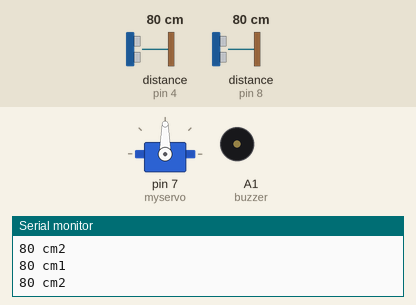
Recording of a sketch running on a simulated Arduino Uno, built with avr-gcc and run on an emulated ATmega328P. On the bench: servo, buzzer (waves = sounding, pin HIGH), the last lines printed to the serial monitor. Wiring (inferred from the names in the program): 2 × ultrasonic range finder: trigger pin 2, echo pin 4 / trigger pin 6, echo pin 8. Inputs (shaded band) come from the test bench; at power-on: distance to the obstacle (sensors on pin 4, pin 8) 80 cm. The echo pulse lasts 58.3 µs per cm; pins used as bus, display or sensor lines are not drawn.

Above: at 1.2 s.
1.3 s: distance to the obstacle (sensor on pin 4) set to 10 cm
2.8 s: distance to the obstacle (sensor on pin 4) set to 7 cm
At 3.2 s:
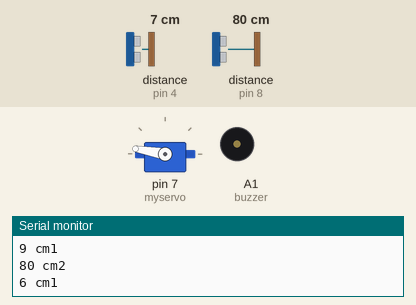
4.3 s: distance to the obstacle (sensor on pin 8) set to 12 cm
6.0 s: distance to the obstacle (sensor on pin 8) set to 9 cm
At 7.8 s:
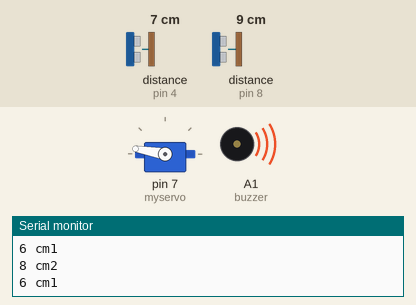
8.5 s: distance to the obstacle (sensor on pin 4) set to 9 cm
At 9.7 s:
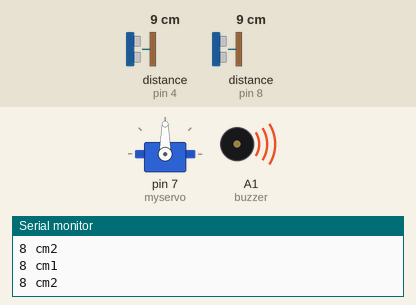
10.9 s: distance to the obstacle (sensor on pin 4) set to 2 cm
At 11.4 s:
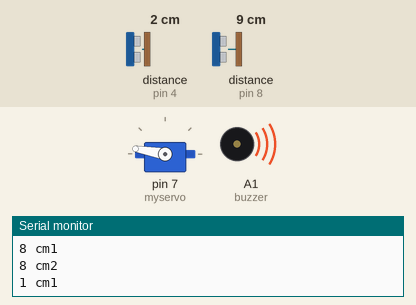
Timing chart, 0 to 13.4 s (numbered marks = the images above; inputs shaded):
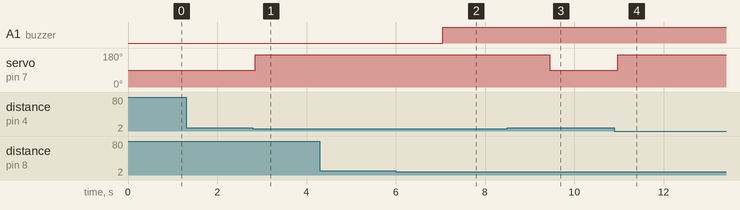

The sketch:

Smart_Dustbin.ino
```cpp
#include<Servo.h>

Servo myservo;

float buzzer = A1; // Define Buzzer pin

long t; // declaring variable for calculating time

long cm; //declaring variable for calculating distance

void setup() {
  pinMode(2, OUTPUT);//define trigger pin out
  pinMode(4, INPUT);//define echo pin out
  pinMode(6, OUTPUT);//define trigger  pin in
  pinMode(8, INPUT);//define echo pin in
  myservo.attach(7);
  pinMode(10,OUTPUT);//define red colour
  pinMode(11,OUTPUT);//define green colour
  pinMode(12,OUTPUT);//define blue colour
  Serial.begin(9600);//enable serial monitor

}
void loop() {
  digitalWrite(2, LOW);
  delayMicroseconds(10);
  digitalWrite(2, HIGH);
  delayMicroseconds(10);
  digitalWrite(2, LOW);

  t = pulseIn(4, HIGH);//input pulse and save it
  Serial.println();//print spacevariable
  cm = t / 29 / 2; //time convert distance
  String CM = " cm1";
  Serial.println(cm +CM);//print serial monitor cm

  if(cm < 8 )
  {
    myservo.write(170);
    delay(2000);
  }
  else
  {
    myservo.write(90);
    delay(50);
  }

  digitalWrite(6, LOW);
  delayMicroseconds(10);
  digitalWrite(6, HIGH);
  delayMicroseconds(10);
  digitalWrite(6, LOW);

  t = pulseIn(8, HIGH);//input pulse and save it
  Serial.println();//print spacevariable

  cm = t / 29 / 2; //time convert distance
  CM = " cm2";

  Serial.println(cm +CM);//print serial monitor cm
  if(cm < 10 )
  {
    if(cm < 3) //red light if dustbin is full
    {
      digitalWrite(10,HIGH);
      digitalWrite(11,LOW);
      digitalWrite(12,LOW);
    }
    else //blue light if dustbin is not empty
    {
      digitalWrite(10,LOW);
      digitalWrite(11,LOW);
      digitalWrite(12,HIGH);
    }
    analogWrite(buzzer,255);
    delay(200);
  }
  else //green light if dustbin is empty
  {
    digitalWrite(11,HIGH);
    digitalWrite(10,LOW);
    digitalWrite(12,LOW);
    analogWrite(buzzer,0);
    delay(200);
  }

}
```

Measured:
- the behaviour switches between 9 and 8 cm on distance to the obstacle (sensor on pin 4) (found by bisection; images 0 and 1)
- the behaviour switches between 11 and 10 cm on distance to the obstacle (sensor on pin 8) (found by bisection; images 1 and 2)
- after the input at 2.8 s, servo on pin 7 (myservo): 90° → 170° after 0.05 s
- after the input at 6.0 s, A1 (buzzer): LOW → HIGH after 1.1 s
- after the input at 8.5 s, servo on pin 7 (myservo): 170° → 90° after 0.95 s
- after the input at 10.9 s, servo on pin 7 (myservo): 90° → 170° after 0.07 s
